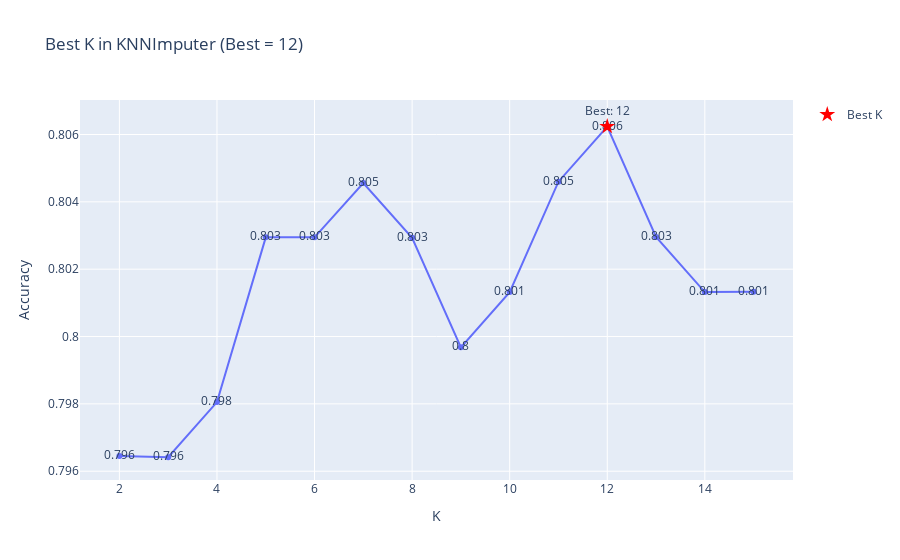

Notebook source saved alongside this figure:
### Markdown cell above
# 📊 Visualization: Best K Selection

### Code cell
df_score = pd.DataFrame({'K': list(k_values), 'Accuracy': mean_scores})

fig = px.line(df_score, x='K', y='Accuracy', markers=True,
            title=f'Best K in KNNImputer (Best = {best_k})',
            text=df_score['Accuracy'].round(3))

fig.add_scatter(
    x=[best_k],
    y=[max(mean_scores)],
    mode='markers+text',
    name='Best K',
    text=[f'Best: {best_k}'],
    textposition='top center',
    marker=dict(size=12, color='red', symbol='star')
)

fig.show()

### Figure 1 — Plotly figure (JSON) as saved in the notebook; plotly's stock layout.template omitted (floating-point values rounded to 4 significant figures)
{"data": [{"hovertemplate": "K=%{x}<br>Accuracy=%{y}<br>text=%{text}<extra></extra>", "legendgroup": "", "line": {"color": "#636efa", "dash": "solid"}, "marker": {"symbol": "circle"}, "mode": "lines+markers+text", "name": "", "orientation": "v", "showlegend": false, "text": [0.796, 0.796, 0.798, 0.803, 0.803, 0.805, 0.803, 0.8, 0.801, 0.805, 0.806, 0.803, 0.801, 0.801], "type": "scatter", "x": [2, 3, 4, 5, 6, 7, 8, 9, 10, 11, 12, 13, 14, 15], "xaxis": "x", "y": [0.7965, 0.7964, 0.7981, 0.8029, 0.8029, 0.8046, 0.8029, 0.7997, 0.8013, 0.8046, 0.8062, 0.803, 0.8013, 0.8013], "yaxis": "y"}, {"marker": {"color": "red", "size": 12, "symbol": "star"}, "mode": "markers+text", "name": "Best K", "text": ["Best: 12"], "textposition": "top center", "type": "scatter", "x": [12], "y": [0.8062]}], "layout": {"legend": {"tracegroupgap": 0}, "title": {"text": "Best K in KNNImputer (Best = 12)"}, "xaxis": {"anchor": "y", "domain": [0, 1], "title": {"text": "K"}}, "yaxis": {"anchor": "x", "domain": [0, 1], "title": {"text": "Accuracy"}}}}
